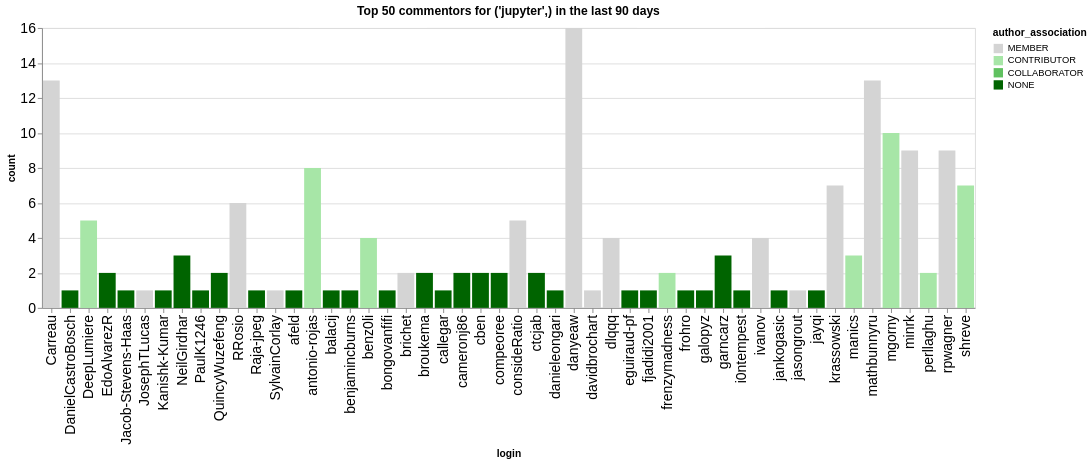

Notebook source saved alongside this figure:
### Code cell
n_plot = 50
charts = []
for ii, (iorg, idata) in enumerate(commentors.groupby(['org'])):
    title = f"Top {n_plot} commentors for {iorg} in the last {n_days} days"
    idata = idata.groupby('login', as_index=False).agg({'count': 'sum', 'author_association': 'first'})
    idata = idata.sort_values('count', ascending=False).head(n_plot)
    ch = alt.Chart(data=idata.head(n_plot), title=title).mark_bar().encode(
        x='login',
        y='count',
        color=alt.Color('author_association', scale=alt.Scale(domain=author_types, range=author_colors))
    )
    charts.append(ch)
alt.hconcat(*charts)

### Figure 1 — Vega-Lite specification as saved in the notebook (floating-point values rounded to 4 significant figures)
{"config": {"axisLeft": {"labelFontSize": 15}, "axisBottom": {"labelFontSize": 15}}, "hconcat": [{"mark": {"type": "bar"}, "encoding": {"color": {"field": "author_association", "scale": {"domain": ["MEMBER", "CONTRIBUTOR", "COLLABORATOR", "NONE"], "range": ["rgb(211.82745098039214, 211.82745098039214, 211.82745098039214)", "rgb(166.98562091503268, 229.89803921568628, 166.98562091503268)", "rgb(96.37647058823529, 192.75294117647059, 96.37647058823529)", "rgb(0.0, 100.3921568627451, 0.0)"]}, "type": "nominal"}, "x": {"field": "login", "type": "nominal"}, "y": {"field": "count", "type": "quantitative"}}, "title": "Top 50 commentors for ('jupyter',) in the last 90 days"}], "data": {"name": "data-f5086da40fb0b1fe5b890b551916ca05"}, "$schema": "https://vega.github.io/schema/vega-lite/v5.20.1.json", "datasets": {"data-f5086da40fb0b1fe5b890b551916ca05": [{"login": "danyeaw", "count": 16, "author_association": "MEMBER"}, {"login": "Carreau", "count": 13, "author_association": "MEMBER"}, {"login": "mathbunnyru", "count": 13, "author_association": "MEMBER"}, {"login": "mgorny", "count": 10, "author_association": "CONTRIBUTOR"}, {"login": "rpwagner", "count": 9, "author_association": "MEMBER"}, {"login": "minrk", "count": 9, "author_association": "MEMBER"}, {"login": "antonio-rojas", "count": 8, "author_association": "CONTRIBUTOR"}, {"login": "krassowski", "count": 7, "author_association": "MEMBER"}, {"login": "shreve", "count": 7, "author_association": "CONTRIBUTOR"}, {"login": "RRosio", "count": 6, "author_association": "MEMBER"}, {"login": "consideRatio", "count": 5, "author_association": "MEMBER"}, {"login": "DeepLumiere", "count": 5, "author_association": "CONTRIBUTOR"}, {"login": "benz0li", "count": 4, "author_association": "CONTRIBUTOR"}, {"login": "ivanov", "count": 4, "author_association": "MEMBER"}, {"login": "dlqqq", "count": 4, "author_association": "MEMBER"}, {"login": "manics", "count": 3, "author_association": "CONTRIBUTOR"}, {"login": "garncarz", "count": 3, "author_association": "NONE"}, {"login": "NeilGirdhar", "count": 3, "author_association": "NONE"}, {"login": "broukema", "count": 2, "author_association": "NONE"}, {"login": "ctcjab", "count": 2, "author_association": "NONE"}, {"login": "compeoree", "count": 2, "author_association": "NONE"}, {"login": "cameronj86", "count": 2, "author_association": "NONE"}, {"login": "brichet", "count": 2, "author_association": "MEMBER"}, {"login": "QuincyWuzefeng", "count": 2, "author_association": "NONE"}, {"login": "perllaghu", "count": 2, "author_association": "CONTRIBUTOR"}, {"login": "cben", "count": 2, "author_association": "NONE"}, {"login": "EdoAlvarezR", "count": 2, "author_association": "NONE"}, {"login": "frenzymadness", "count": 2, "author_association": "CONTRIBUTOR"}, {"login": "DanielCastroBosch", "count": 1, "author_association": "NONE"}, {"login": "benjamincburns", "count": 1, "author_association": "NONE"}, {"login": "Raja-jpeg", "count": 1, "author_association": "NONE"}, {"login": "Jacob-Stevens-Haas", "count": 1, "author_association": "NONE"}, {"login": "SylvainCorlay", "count": 1, "author_association": "MEMBER"}, {"login": "afeld", "count": 1, "author_association": "NONE"}, {"login": "fjadidi2001", "count": 1, "author_association": "NONE"}, {"login": "eguiraud-pf", "count": 1, "author_association": "NONE"}, {"login": "danieleongari", "count": 1, "author_association": "NONE"}, {"login": "davidbrochart", "count": 1, "author_association": "MEMBER"}, {"login": "callegar", "count": 1, "author_association": "NONE"}, {"login": "bongovanfifi", "count": 1, "author_association": "NONE"}, {"login": "balacij", "count": 1, "author_association": "NONE"}, {"login": "JosephTLucas", "count": 1, "author_association": "MEMBER"}, {"login": "PaulK1246", "count": 1, "author_association": "NONE"}, {"login": "Kanishk-Kumar", "count": 1, "author_association": "NONE"}, {"login": "jankogasic", "count": 1, "author_association": "NONE"}, {"login": "jasongrout", "count": 1, "author_association": "MEMBER"}, {"login": "jayqi", "count": 1, "author_association": "NONE"}, {"login": "i0ntempest", "count": 1, "author_association": "NONE"}, {"login": "galopyz", "count": 1, "author_association": "NONE"}, {"login": "frohro", "count": 1, "author_association": "NONE"}]}}
